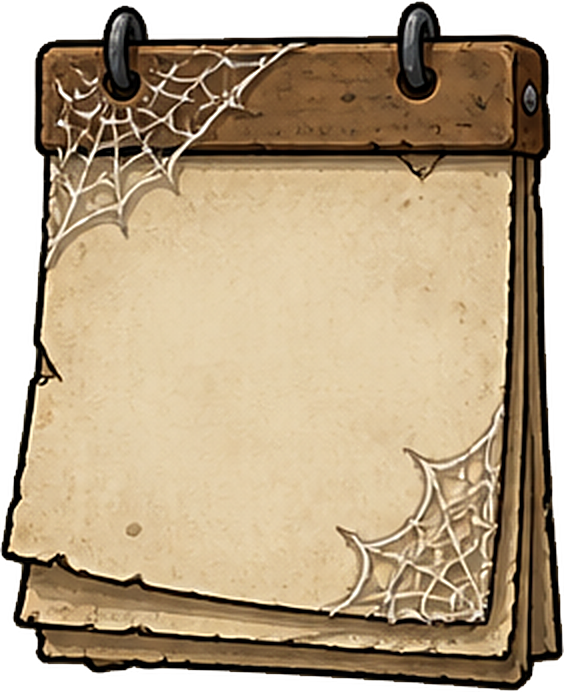
#> input picture algerie_maroc/build/spr/calendar.png, 564 x 692 px; its folder holds only this picture in this run
$ python cut.py spr/calendar.png spr/crate.png
#> lines starting #> are read from the running program, lines starting #| are printed output that depends on the picture; after the words box and inside, x2 and y2 are one past the last pixel; in counts of white or black regions, pixels touching at a corner belong together
import numpy as np
from PIL import Image, ImageFilter
from scipy import ndimage
import sys
names=sys.argv[2].split(',')
im=Image.open(sys.argv[1]).convert('RGBA');a=np.array(im);H,W=a.shape[:2];R,C=2,4
#> further down, im is the input picture: PIL image 564x692 RGBA; mean R, G, B, A 148.7, 128.9, 99.6, 218
#> after `H, W = a.shape[:2]`: H = 692; W = 564
mask=a[...,3]>150
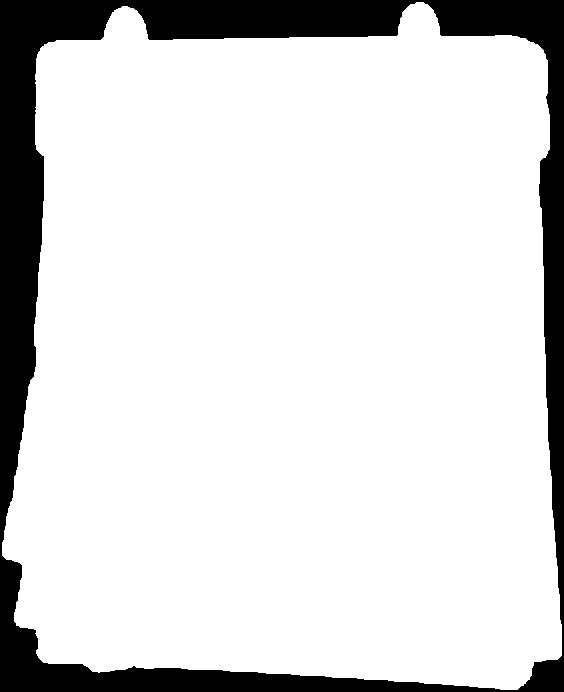
#> mask: shape (692, 564) bool; 85.3% white; 1 black region, box (x1, y1, x2, y2) and area: (0, 0, 564, 692) 57189
lab,n=ndimage.label(mask);objs=ndimage.find_objects(lab);sizes=ndimage.sum(mask,lab,range(1,n+1))
#> after `lab, n = ndimage.label(mask)`: n = 1
#> after `objs = ndimage.find_objects(lab)`: objs = 1 item
#> after `sizes = ndimage.sum(mask, lab, range(1, n + 1))`: sizes = [333099]
cells={}
for i in range(n):
    if sizes[i]<30: continue
    cy,cx=ndimage.center_of_mass(mask,lab,i+1);r=min(R-1,int(cy/(H/R)));c=min(C-1,int(cx/(W/C)))
    cells.setdefault(r*C+c,[]).append(i+1)
#> this loop made 1 pass
#> (cy, cx, r, c) on pass 1: (358.2, 290.2, 1, 2)
#> after the loop, cells = {6: [1]}
import os;os.makedirs('build/spr',exist_ok=True)
sheet=Image.new('RGBA',(4*300,2*300),(40,120,90,255))
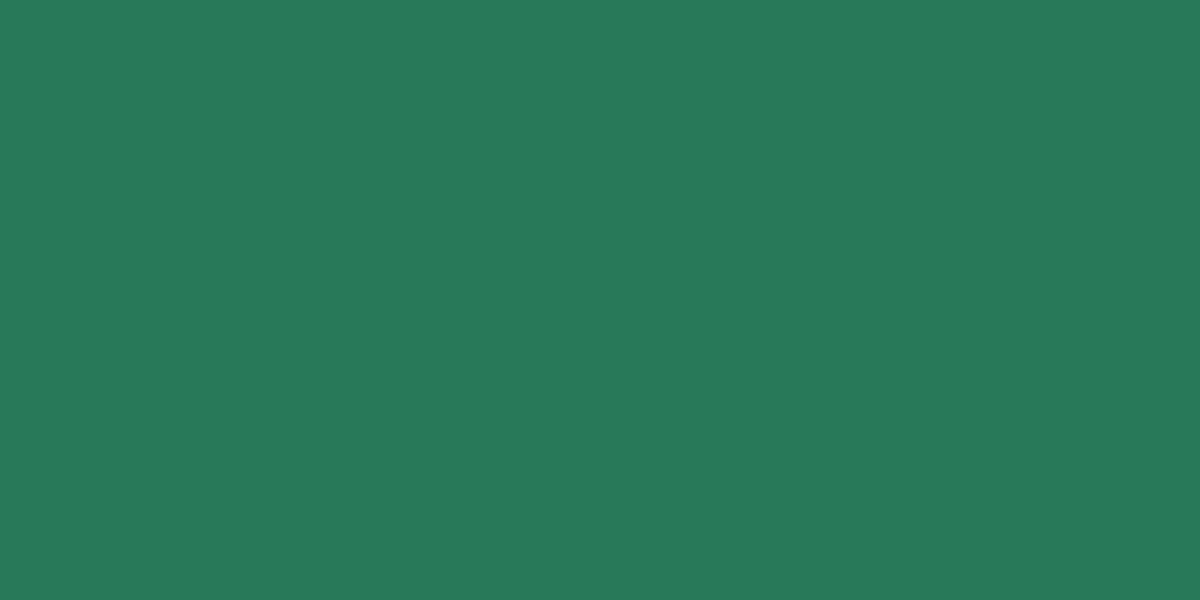
#> sheet: PIL image 1200x600 RGBA; mean R, G, B, A 40, 120, 90, 255
for k,nm in enumerate(names):
#> (the run stopped early here; a loop or call above may not have finished)

$ run again, on algerie_maroc/build/spr/handshake.png
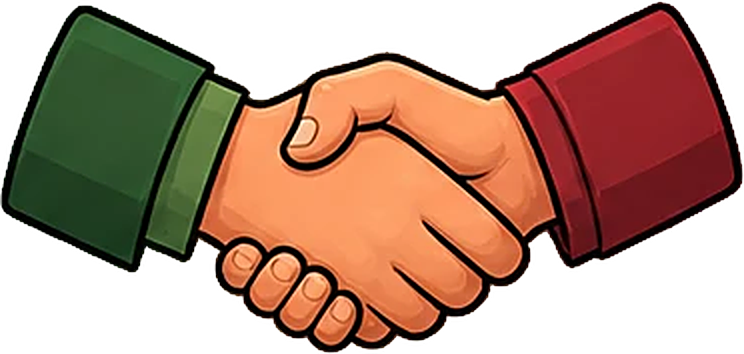
#> input picture algerie_maroc/build/spr/handshake.png, 744 x 354 px
#> im is the input picture: PIL image 744x354 RGBA; mean R, G, B, A 86.8, 53, 35.3, 156
#> `mask=a[...,3]>150`:
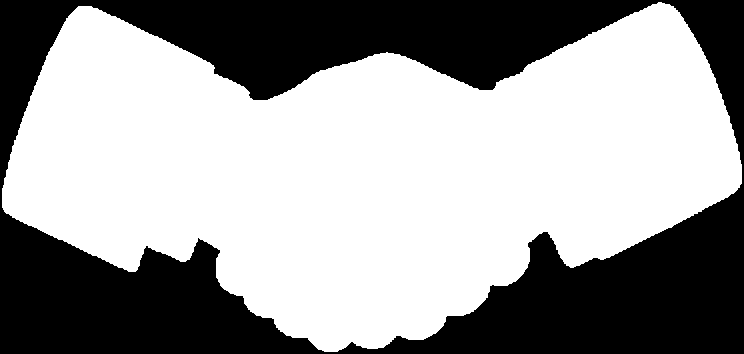
#> mask: shape (354, 744) bool; 61% white; 1 black region, box (x1, y1, x2, y2) and area: (0, 0, 744, 354) 102643
#> n = 1
#> objs = 1 item
#> sizes = [160733]
#> the loop `for i in range(n):` made 1 pass
#> (cy, cx, r, c) on pass 1: (168.6, 369.3, 0, 1)
#> after the loop `for i in range(n):`: cells = {1: [1]}

$ run again, on algerie_maroc/build/spr/handshake_us.png
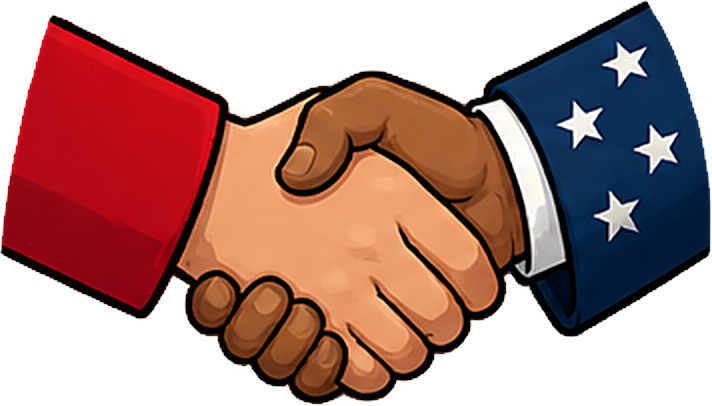
#> input picture algerie_maroc/build/spr/handshake_us.png, 712 x 406 px
#> im is the input picture: PIL image 712x406 RGBA; mean R, G, B, A 84.8, 45.1, 40.2, 160.7
#> `mask=a[...,3]>150`:
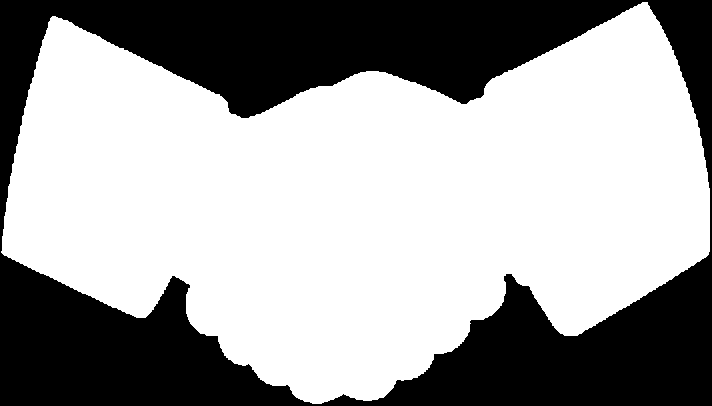
#> mask: shape (406, 712) bool; 62.9% white; 1 black region, box (x1, y1, x2, y2) and area: (0, 0, 712, 406) 107289
#> n = 1
#> objs = 1 item
#> sizes = [181783]
#> the loop `for i in range(n):` made 1 pass
#> (cy, cx, r, c) on pass 1: (200.3, 361.7, 0, 2)
#> after the loop `for i in range(n):`: cells = {2: [1]}

$ run again, on algerie_maroc/build/spr/crate.png
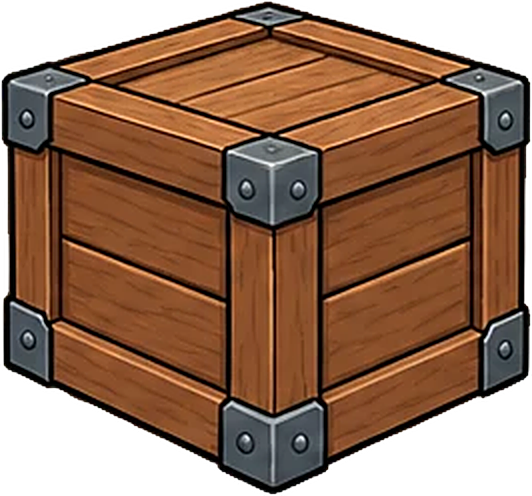
#> input picture algerie_maroc/build/spr/crate.png, 532 x 496 px
#> im is the input picture: PIL image 532x496 RGBA; mean R, G, B, A 94.8, 60.6, 38.9, 198.2
#> `mask=a[...,3]>150`:
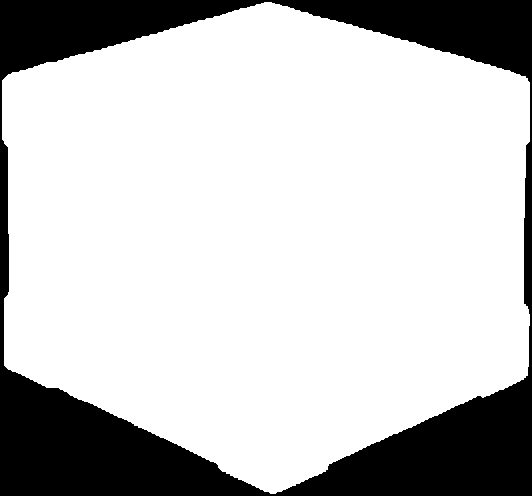
#> mask: shape (496, 532) bool; 77.6% white; 1 black region, box (x1, y1, x2, y2) and area: (0, 0, 532, 496) 59098
#> n = 1
#> objs = 1 item
#> sizes = [204774]
#> the loop `for i in range(n):` made 1 pass
#> (cy, cx, r, c) on pass 1: (235.3, 267.3, 0, 2)
#> after the loop `for i in range(n):`: cells = {2: [1]}
